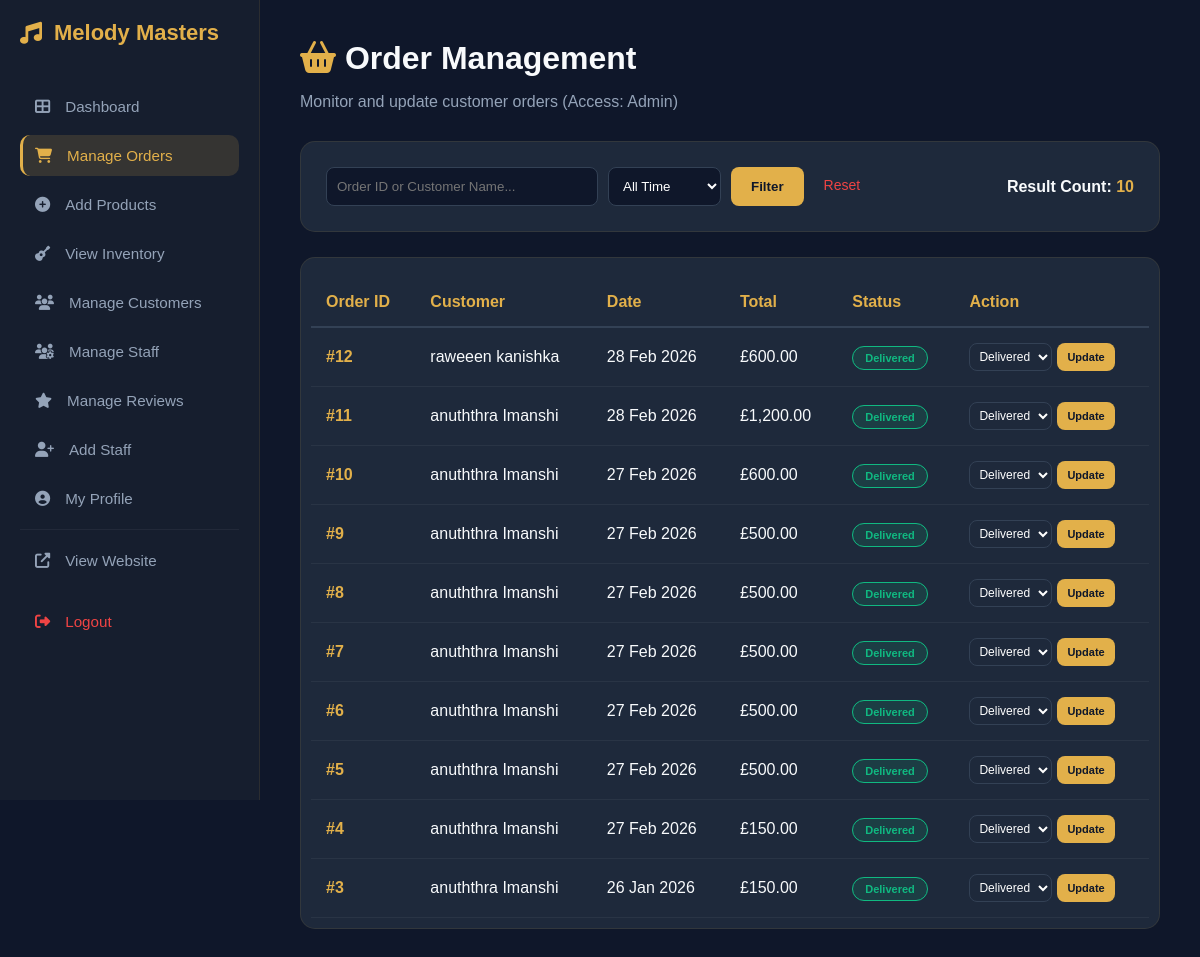
The page /manage_orders.php (signed in) on the database its author committed.
### tables this page shows
CREATE TABLE `orders` (
  `order_id` int(11) NOT NULL,
  `user_id` int(11) DEFAULT NULL,
  `order_date` timestamp NOT NULL DEFAULT current_timestamp(),
  `total_amount` decimal(10,2) NOT NULL,
  `shipping_cost` decimal(10,2) DEFAULT 0.00,
  `order_status` enum('Pending','Paid','Shipped','Delivered') DEFAULT 'Pending'
);

CREATE TABLE `users` (
  `user_id` int(11) NOT NULL,
  `full_name` varchar(100) NOT NULL,
  `email` varchar(100) NOT NULL,
  `password` varchar(255) NOT NULL,
  `role` enum('Admin','Staff','Customer') DEFAULT 'Customer',
  `address` text DEFAULT NULL,
  `contact_number` varchar(15) DEFAULT NULL
);

### manage_orders.php (the view, shortened to what this page needs)
<?php
include 'db_connect.php';
$current_role = strtolower(trim($_SESSION['role']));
$filter_query = " WHERE 1=1 ";
$sql = "SELECT o.*, u.full_name FROM orders o
        JOIN users u ON o.user_id = u.user_id
        $filter_query
        ORDER BY o.order_date DESC";
$result = $conn->query($sql);
?>
<!DOCTYPE html>
<html lang="en">
<head>
    <link rel="stylesheet" href="https://cdnjs.cloudflare.com/ajax/libs/font-awesome/6.4.0/css/all.min.css">
</head>
<body>
<?php
if ($current_role === 'admin') {
    include 'admin_sidebar.php';
} else {
    include 'staff_sidebar.php';
}
?>
<div class="main-content">
    <div style="margin-bottom: 30px;">
        <h1 style="margin:0;"><i class="fas fa-shopping-basket" style="color: var(--gold);"></i> Order Management</h1>
        <p style="color: #94a3b8;">Monitor and update customer orders (Access: <?php echo ucfirst($current_role); ?>)</p>
    </div>
    <div class="glass-card">
        <form method="GET" class="filter-bar">
            <div style="display: flex; gap: 10px;">
                <input type="text" name="search" placeholder="Order ID or Customer Name..." value="<?php echo $_GET['search'] ?? ''; ?>" style="width: 250px;">
                <select name="filter">
                    <option value="">All Time</option>
                </select>
                <button type="submit" class="btn-gold">Filter</button>
                <a href="manage_orders.php" style="color: #ef4444; text-decoration: none; padding-top: 10px; font-size: 14px; margin-left: 10px;">Reset</a>
            </div>
            <div style="font-weight: 600;">Result Count: <span style="color: var(--gold);"><?php echo $result->num_rows; ?></span></div>
        </form>
    </div>
    <div class="glass-card" style="padding: 10px; overflow-x: auto;">
        <table>
            <thead>
                <tr>
                    <th>Order ID</th>
                    <th>Customer</th>
                    <th>Date</th>
                    <th>Total</th>
                    <th>Status</th>
                    <th>Action</th>
                </tr>
            </thead>
            <tbody>
                <?php if($result->num_rows > 0): ?>
                    <?php while($row = $result->fetch_assoc()):
                        $status = $row['order_status'];
                        $color = ($status == 'Pending') ? '#f39c12' : (($status == 'Shipped') ? '#3498db' : '#10b981');
                    ?>
                    <tr>
                        <td><span style="color: var(--gold); font-weight: bold;">#<?php echo $row['order_id']; ?></span></td>
                        <td><?php echo htmlspecialchars($row['full_name']); ?></td>
                        <td><?php echo date('d M Y', strtotime($row['order_date'])); ?></td>
                        <td>£<?php echo number_format($row['total_amount'], 2); ?></td>
                        <td>
                            <span class="status-pill" style="background: <?php echo $color; ?>22; color: <?php echo $color; ?>; border: 1px solid <?php echo $color; ?>;">
                                <?php echo $status; ?>
                            </span>
                        </td>
                        <td>
                            <form method="POST" style="display: flex; gap: 5px;">
                                <select name="status" style="padding: 5px; font-size: 12px; background: #1e293b;">
                                    <option value="Delivered" <?php if($status == 'Delivered') echo 'selected'; ?>>Delivered</option>
                                </select>
                                <button type="submit" name="update_status" class="btn-gold" style="padding: 5px 10px; font-size: 11px;">Update</button>
                            </form>
                        </td>
                    </tr>
                    <?php endwhile; ?>
                <?php else: ?>
                    <tr><td colspan="6" style="text-align:center; padding: 40px; color: #94a3b8;">No matching orders found.</td></tr>
                <?php endif; ?>
            </tbody>
        </table>
    </div>
</div>
</body>
</html>

### manage_orders.php (style rules this page uses)
:root { --gold: #e2b04a; --bg: #0f172a; --card: #1e293b; --text: #f8fafc; }
body { background: var(--bg); color: var(--text); font-family: 'Poppins', sans-serif; display: flex; margin: 0; }
.main-content { margin-left: 260px; width: calc(100% - 260px); padding: 40px; box-sizing: border-box; min-height: 100vh; }
.glass-card { background: var(--card); padding: 25px; border-radius: 15px; border: 1px solid rgba(226,176,74,0.1); margin-bottom: 25px; }
.filter-bar { display: flex; justify-content: space-between; align-items: center; gap: 15px; flex-wrap: wrap; }
input, select { background: #0f172a; border: 1px solid #334155; color: white; padding: 10px; border-radius: 8px; }
.btn-gold { background: var(--gold); color: #0f172a; border: none; padding: 10px 20px; border-radius: 8px; font-weight: bold; cursor: pointer; }
table { width: 100%; border-collapse: collapse; margin-top: 10px; }
th { text-align: left; color: var(--gold); padding: 15px; border-bottom: 2px solid #334155; }
td { padding: 15px; border-bottom: 1px solid rgba(255,255,255,0.05); }
.status-pill { padding: 5px 12px; border-radius: 20px; font-size: 11px; font-weight: bold; }

### rows shown on the page
orders: order_id "12", user.full_name "raweeen kanishka", order_date "28 Feb 2026", total_amount "600.00", order_status "Delivered", status "Delivered"
orders: order_id "11", user.full_name "anuththra Imanshi", order_date "28 Feb 2026", total_amount "1,200.00", order_status "Delivered", status "Delivered"
orders: order_id "10", user.full_name "anuththra Imanshi", order_date "27 Feb 2026", total_amount "600.00", order_status "Delivered", status "Delivered"
orders: order_id "9", user.full_name "anuththra Imanshi", order_date "27 Feb 2026", total_amount "500.00", order_status "Delivered", status "Delivered"
orders: order_id "8", user.full_name "anuththra Imanshi", order_date "27 Feb 2026", total_amount "500.00", order_status "Delivered", status "Delivered"
orders: order_id "7", user.full_name "anuththra Imanshi", order_date "27 Feb 2026", total_amount "500.00", order_status "Delivered", status "Delivered"
orders: order_id "6", user.full_name "anuththra Imanshi", order_date "27 Feb 2026", total_amount "500.00", order_status "Delivered", status "Delivered"
orders: order_id "5", user.full_name "anuththra Imanshi", order_date "27 Feb 2026", total_amount "500.00", order_status "Delivered", status "Delivered"
orders: order_id "4", user.full_name "anuththra Imanshi", order_date "27 Feb 2026", total_amount "150.00", order_status "Delivered", status "Delivered"
orders: order_id "3", user.full_name "anuththra Imanshi", order_date "26 Jan 2026", total_amount "150.00", order_status "Delivered", status "Delivered"

### other values the page prints
$current_role "Admin"
$result->num_rows "10"
